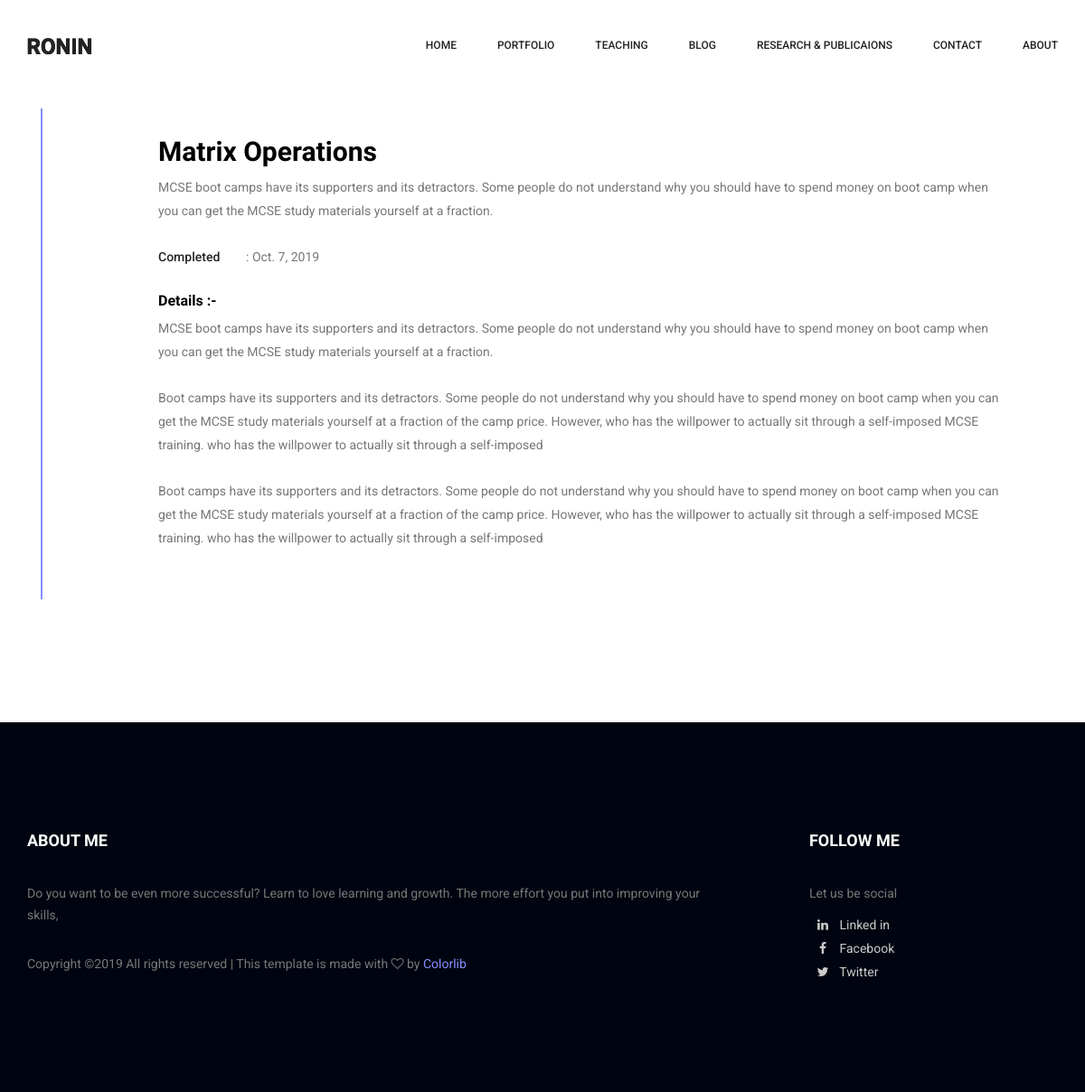
Screenshot of /research-and-publications/1 with the database file from the repository.
### portfolio/models.py (models this page shows, shortened)
class ResearchAndPublications(models.Model):
    title = models.CharField(max_length=150)
    desc = models.TextField()
    details = models.TextField()
    date = models.DateField()
    display = models.BooleanField(default = 0)

### portfolio/views.py (the view)
# urls.py: path('research-and-publications/<pk>', ResearchAndPublicationsDetails, name='randp_details'),
def ResearchAndPublicationsDetails(request, pk):
    randp = get_object_or_404(ResearchAndPublications, id=pk, display=1)
    randp_desc = randp.desc.splitlines()
    randp_details = randp.details.splitlines()
    context = {
        'randp': randp,
        'randp_desc' : randp_desc,
        'randp_details' : randp_details
    }
    return render(request, 'randp-details.html', context)

### templates/randp-details.html
{% extends "base.html" %} {% load static %}
{% block body_block %}
        <section class="portfolio_details_area p_120">
        	<div class="container">
        		<div class="portfolio_details_inner">
					<div class="col-lg-12">
						<blockquote class="generic-blockquote" style="border-left: 2px solid #8490ff">
							<div class="portfolio_right_text">
								<h2 style="color:#000000">{{ randp.title }}</h2>
								<p>{{ randp.desc}}</p>
								<ul class="list">
									<li><span>Completed</span>:  {{ randp.date }}</li>
								</ul><br>
								<h5 style="color:#000000">Details :-</h5>
								{% for para in randp_details %}
									<p>{{ para }}</p>
								{% endfor %}
							</div>
						</blockquote>
					</div>
        		</div>
        	</div>
        </section>
{% endblock body_block %}

### rows the page displays
ResearchAndPublications: title "Matrix Operations", desc "MCSE boot camps have its supporters and its detractors. Some people do not understand why you should have to spend money on boot camp when you can get the MCSE study materials yourself at a fraction.", date "Oct. 7, 2019"

### other values shown
{{ para }} "MCSE boot camps have its supporters and its detractors. Some people do not understand why you should have to spend money on boot camp when you can get the MCSE study materials yourself at a fraction."
